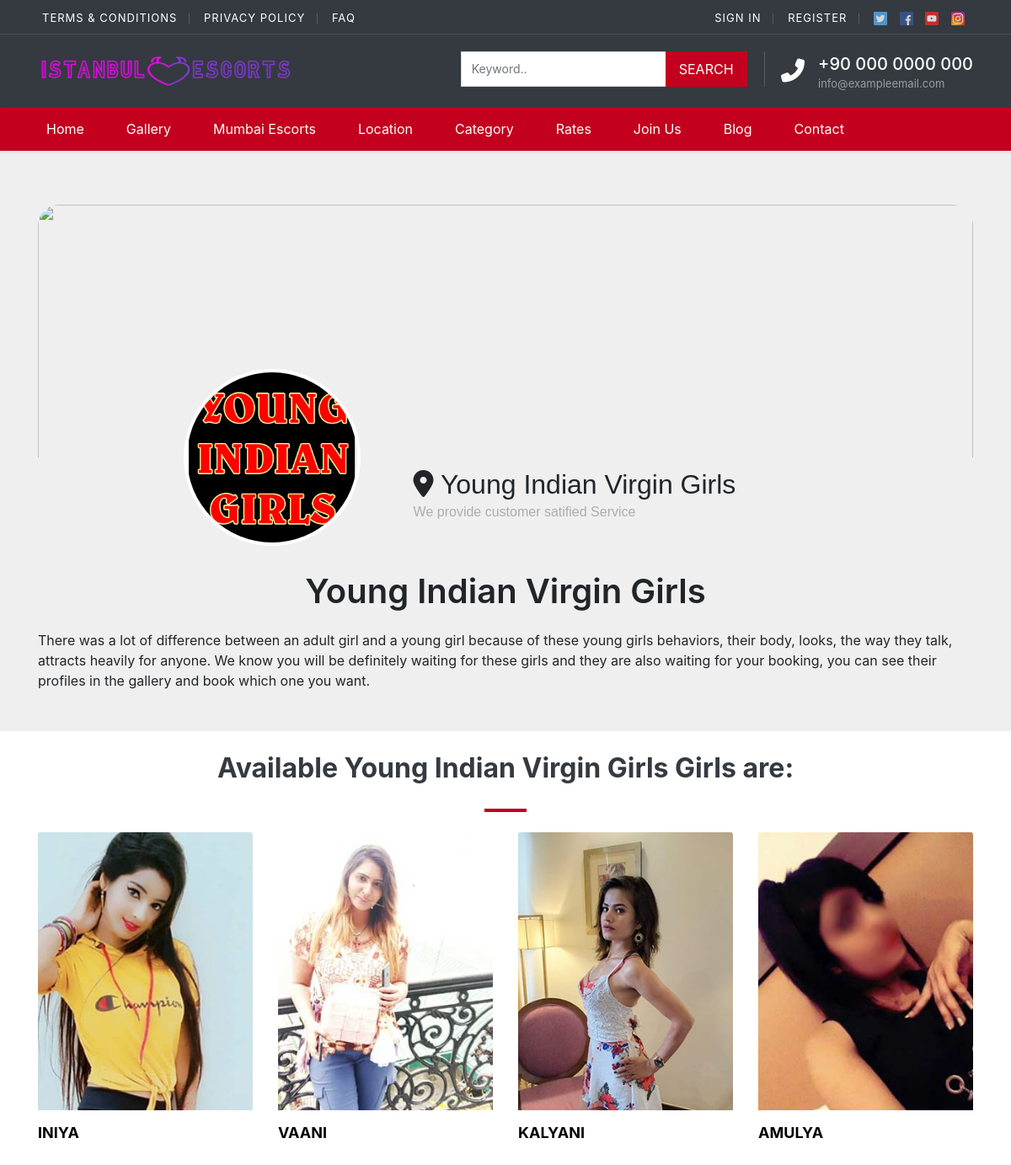
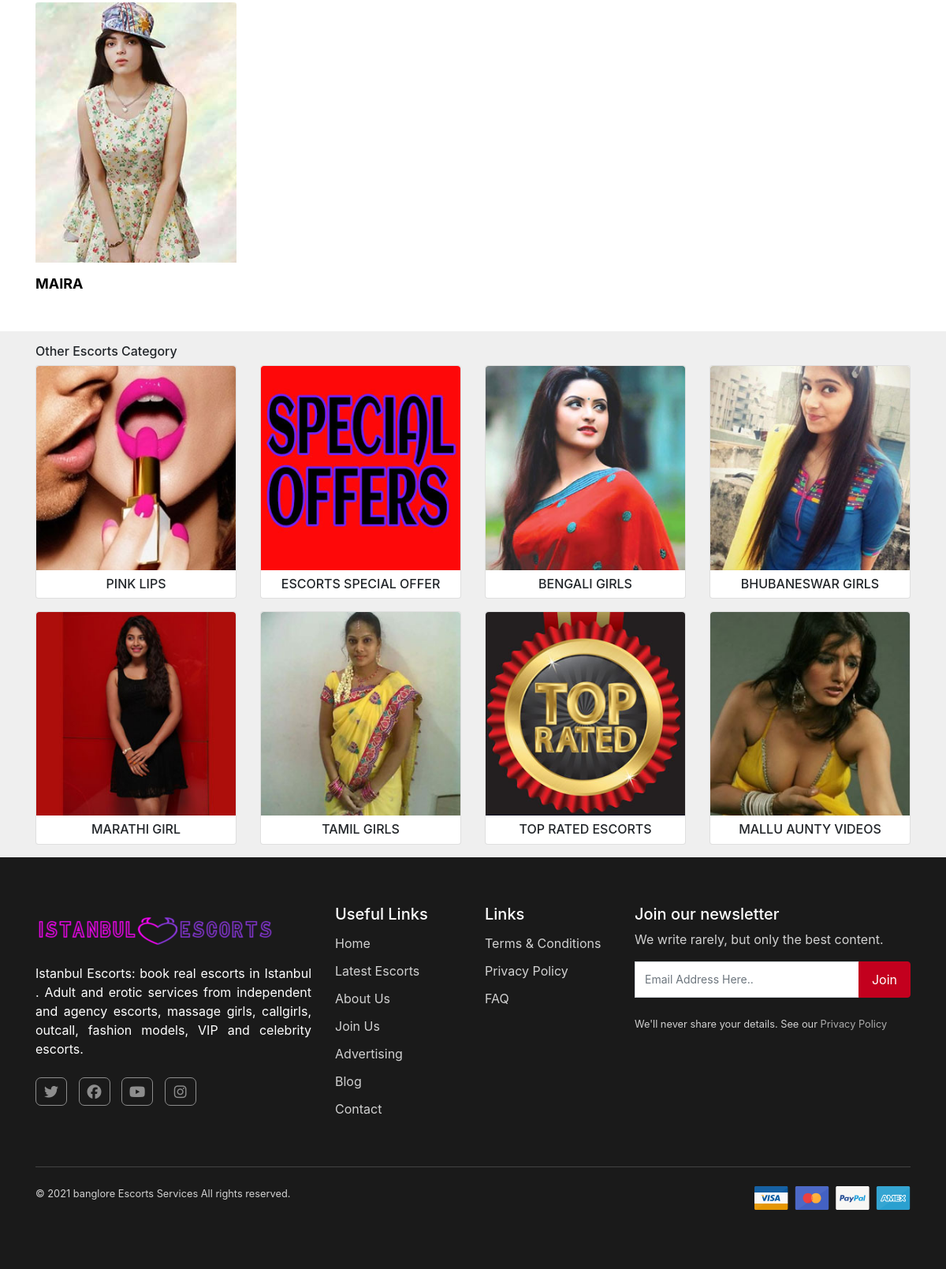
The page /category/Young-Girls/61 on the database its author committed (2 pictures, top to bottom).
### tables this page shows
CREATE TABLE `category` (
  `id` int(11) NOT NULL,
  `cat_title` varchar(200) DEFAULT NULL,
  `sub_cat_title` varchar(200) DEFAULT NULL,
  `cat_des` text DEFAULT NULL,
  `cat_img` varchar(200) DEFAULT NULL,
  `cat_alt_title` varchar(200) DEFAULT NULL,
  `added_date` datetime DEFAULT NULL,
  `updated_date` datetime DEFAULT NULL
);

CREATE TABLE `profile_post` (
  `id` int(11) NOT NULL,
  `title` varchar(200) NOT NULL,
  `imge` blob NOT NULL,
  `book_infmn` varchar(200) DEFAULT NULL,
  `abt_profile` text DEFAULT NULL,
  `description` varchar(200) DEFAULT NULL,
  `alt_title` varchar(200) NOT NULL,
  `ethencity` varchar(100) DEFAULT NULL,
  `sexuality` varchar(100) DEFAULT NULL,
  `gender` varchar(100) DEFAULT NULL,
  `body` varchar(100) DEFAULT NULL,
  `dress_size` int(11) DEFAULT NULL,
  `bust_size` varchar(100) DEFAULT NULL,
  `drinking` varchar(100) DEFAULT NULL,
  `smoking` varchar(100) DEFAULT NULL,
  `whatsapp_num` varchar(100) DEFAULT NULL,
  `url` varchar(100) DEFAULT NULL,
  `age` int(11) NOT NULL,
  `height` varchar(200) NOT NULL,
  `category` varchar(200) NOT NULL,
  `origin` varchar(200) DEFAULT NULL,
  `availability` varchar(200) DEFAULT NULL,
  `language` varchar(200) NOT NULL,
  `service` varchar(100) DEFAULT NULL,
  `avbl_cat` varchar(200) DEFAULT NULL,
  `avbl_loc` varchar(200) DEFAULT NULL,
  `avbl_st` varchar(200) NOT NULL,
  `profile_type` varchar(200) DEFAULT NULL,
  `created_at` datetime DEFAULT current_timestamp(),
  `updated_at` datetime DEFAULT NULL ON UPDATE current_timestamp()
);

### application/controllers/Categorydetails.php (called while the page is built, shortened)
<?php
class Categorydetails extends CI_Controller
{
	public function __construct()
	{
		$this->load->model('Metadetails_model');
		$this->load->model('Category_model');
		$this->load->model('Prof_model');
	}
	public function view()
	{
		$pg_url = $this->uri->segment(1);
		$cat_id = $this->uri->segment(3);
		$data['cate_title'] = $this->uri->segment(2);
		$data['row'] = $this->Metadetails_model->get_meta_list($pg_url,$cat_id);
		$data['result']=$this->Category_model->get_list_data($cat_id);
		$data['get_rand_list'] = $this->Category_model->get_cat_rand_title();
		$data['get_pro_list'] = $this->Prof_model->get_avbl_pro($loc_id='',$cat_id);
        $this->load->view("includes/header",$data);
		$this->load->view('category-details',$data);
		$this->load->view("includes/footer");
	}
}

### index.php (called while the page is built, shortened)
<?php
require_once BASEPATH.'core/CodeIgniter.php';

### application/models/Category_model.php (called while the page is built, shortened)
<?php
class Category_model extends CI_Model
{
	public function get_list_data($tit_id)
	{
        $this->db->where('id', $tit_id);
        $query = $this->db->get('category');
        return $query->result_array();
    }
    public function get_cat_rand_title()
    {
    	$this->db->select('*');
    	$this->db->from('category');
    	$this->db->order_by('rand()');
    	$this->db->limit(8);
    	$query = $this->db->get();
    	return $query->result_array();
    }
}

### application/models/Prof_model.php (called while the page is built, shortened)
<?php
class Prof_model extends CI_Model
{
    public function get_avbl_pro($loc_id='',$cat_id='')
    {
        $this->db->select('*');
        $this->db->from('profile_post');
        if(!empty($cat_id))
        {
            $this->db->where("find_in_set('$cat_id',profile_post.avbl_cat)!=",0);
        }
        $query = $this->db->get();
        return $query->result_array();
    }
}

### application/views/category-details.php (the view, shortened to what this page needs)
<div class="h-100 py-2"></div>
    <div class="container full-height my-5">
      <div class="cover">
         <img src="https://briff.me/wp-content/uploads/2016/04/mean-girls-header.jpg"/>
      </div>
      <?php
   foreach($result as $res_val)
   {
  ?>
      <div class="user-info">
         <div class="profile-pic">
            <img src="<?php echo base_url(); ?>uploads/category/<?php echo $res_val['cat_img']; ?>"/>
         </div>
         <div class="username">
            <div class="name"><span class="verified"></span> <i class="fas fa-map-marker-alt"> </i> <?php echo $res_val['cat_title']; ?></div>
            <div class="about">We provide customer satified Service</div>
         </div>
      </div>
    <?php } ?>
   </div>
   <div class="container my-5">
      <h1 style="text-align: center;"><?php echo $res_val['cat_title']; ?> </h1>
      <p><?php echo $res_val['cat_des']; ?></p>
   </div>
          <section class="block-cat-listings block-listings2 bg-white section-20 ">
   <div class="container">
      <div class="row">
         <div class="col-12 section-bottom-40">
            <div class="text-center">
               <h2 data-elementor-setting-key="title" data-elementor-inline-editing-toolbar="none" class="elementor-inline-editing  font- text-dark font-weight-bold"> Available <?php echo str_replace('-',' ',$res_val['cat_title']); ?> Girls are:</h2>
               <hr style="width:50px; height:3px;" class="bg-primary my-4  mx-auto">
            </div>
         </div>
         <div class="col-12">
            <div class="row">
            <?php
                  foreach($get_pro_list as $get_avbl_loc_list_val)
                  {
                    $pro_imge = explode(',',$get_avbl_loc_list_val['imge']);
            ?>
               <div class="col-6 col-md-4 col-lg-4 col-xl-3">
                  <div class="new-search info  no-resize img-user img-user-big bg-none" data-pid="284">
                     <figure>
                        <a href="#">
                        <img data-src="<?php echo base_url(); ?>uploads/profile/<?php echo $pro_imge[0]; ?>" class="img-fluid lazy loaded" alt="first img" src="<?php echo base_url(); ?>uploads/profile/<?php echo $pro_imge[0]; ?>" data-was-processed="true"> </a>
                     </figure>
                     <div class=" pt-3 position-relative">
                        <h3 class="mt-0 text-uppercase font-weight-bold"><a href="#"><?php echo $get_avbl_loc_list_val['title'];  ?></a></h3>
                     </div>
                  </div>
               </div>
               <?php } ?>
            </div>
         </div>
      </div>
   </div>
</section>
   <div class="container">
    <div class="other-cat">
    <h2 class="h6 pt-3">Other Escorts Category</h2>
        <div class="row">
        <?php
       foreach($get_rand_list as $get_rand_val)
       {
  ?>
            <div class="col-6 col-md-4 col-lg-3  pb-3">
                <div class="card bg-lbrown">
                <a
                        href="<?php echo base_url(); ?>category/<?php echo str_replace(' ','-',$get_rand_val['sub_cat_title']);  ?>/<?php echo $get_rand_val['id']; ?>">
                        <img class="img-fluid rounded-top"
                            src="<?php echo base_url(); ?>uploads/category/<?php echo $get_rand_val['cat_img']; ?>"
                            alt="<?php echo base_url(); ?>uploads/category/<?php echo $get_rand_val['cat_img']; ?>"></a>
                    <div class="card-body p-2 buvaneswar_body">
                        <h2 class="card-title text-uppercase text-center m-0  h6">
                        <?php echo $get_rand_val['sub_cat_title']; ?></h2>
                    </div>
                </div>
            </div>
            <?php } ?>
        </div>
    </div>
</div>

### assets/css/style.css (style rules this page uses)
.bg-primary, .bg-primary:hover, .bg-primary:focus, a.bg-primary:focus, a.bg-primary:hover, button.bg-primary:focus, button.bg-primary:hover, .badge-primary { background: #C3001E !important; }
body { background: #EFEFEF !important; }
section { position: relative }
.section-20 { padding: 20px 0 }
section h2 { line-height: 1.5 }
h2 { font-weight: 600; line-height: 1.5; }
section h3 { font-weight: 700; text-transform: capitalize }
.new-search { display: block; position: relative; margin-bottom: 30px; -webkit-border-radius: 3px; -moz-border-radius: 3px; -ms-border-radius: 3px; border-radius: 3px; border: 1px solid #ededed; background: #fff }
.new-search.bg-none { background: none !important; border: 0px !important; }
.new-search figure { margin: 0; padding: 0px; overflow: hidden; position: relative; -webkit-border-radius: 3px 3px 0 0; -moz-border-radius: 3px 3px 0 0; -ms-border-radius: 3px 3px 0 0; border-radius: 3px 3px 0 0; text-align: center; }
.owl-carousel .new-search.img-user figure, .block-cat-listings .new-search.img-user figure { max-height: 260px !important; }
.owl-carousel .new-search.img-user-big figure, .block-cat-listings .new-search.img-user-big figure { max-height: 330px !important; }
.new-search.img-user figure a img { -webkit-transition: all 2000ms cubic-bezier(.19, 1, .22, 1) 0ms; -webkit-transform: translateZ(0); transform: translateZ(0); transition: all 2000ms cubic-bezier(.19, 1, .22, 1) 0ms; }
.new-search h3 { font-size: 18px; overflow: hidden; max-height: 52px; font-weight: 500; margin-bottom: 5px; }
.new-search h3 a { color: #000; }
.section-20 { padding: 20px 0; }
a { text-decoration: none; -moz-transition: all .3s ease-in-out; -o-transition: all .3s ease-in-out; -webkit-transition: all .3s ease-in-out; -ms-transition: all .3s ease-in-out; transition: all .3s ease-in-out; outline: 0; }
h1, h2, h4 { font-weight: 600; line-height: 1.5; }
.new-search { display:block;position:relative;margin-bottom:30px;-webkit-border-radius:3px;-moz-border-radius:3px;-ms-border-radius:3px;border-radius:3px;border:1px solid #ededed; background:#fff }
.new-search.bg-none { background:none !important; border:0px !important; }
.new-search figure { margin:0; padding:0px; overflow:hidden;position:relative;-webkit-border-radius:3px 3px 0 0;-moz-border-radius:3px 3px 0 0;-ms-border-radius:3px 3px 0 0;border-radius:3px 3px 0 0; text-align: center; }
.new-search.img-user figure a img { -webkit-transition:all 2000ms cubic-bezier(.19,1,.22,1) 0ms;-webkit-transform:translateZ(0);transform:translateZ(0);transition:all 2000ms cubic-bezier(.19,1,.22,1) 0ms; }
.new-search h3 { font-size:18px; overflow:hidden; max-height:52px; font-weight:500; margin-bottom:5px; }
.new-search h3 a { color:#000; }

### application/views/category-details.php (style rules this page uses)
.about { font-family: Helvetica, "Helvetica Neue", "Tahoma"; font-size: 1rem; color: #adadad; line-height: 17px; }
.cover { height: 300px; overflow: hidden; position: relative; width: 100%; }
.cover img { position: absolute; left: 50%; transform: translateX(-50%); height:40vh; width: 100%; object-fit: cover; border-top-left-radius: 25px; border-top-right-radius: 25px; }
.name { font-family: Helvetica, "Helvetica Neue", "Tahoma"; font-size: 2rem; }
.profile-pic { position: absolute; left: 25%; transform: translateX(-50%); border-radius: 50%; border: 4px solid white; height: 280px; width: 280px; overflow: hidden; transform: translateX(-50%) translateY(-50%); top: 0; }
.profile-pic img { box-sizing: border-box; height: 100%; left: 50%; max-height: 100%; position: absolute; transform: translateX(-50%); transition: all 0.15s ease-out; width: auto; }
.user-info { *zoom: 1; padding: 8px; position: relative; }
.user-info:before, .user-info:after { content: ""; display: table; }
.user-info:after { clear: both; }
@media only screen and (min-width: 600px) { .profile-pic { position: absolute; left: 25%; transform: translateX(-50%); border-radius: 50%; border: 4px solid white; height: 210px; width: 210px; overflow: hidden; transform: translateX(-50%) translateY(-50%); top: 0; } }
@media only screen and (min-width: 600px) { .username { margin-top:auto; margin-left: 40%; } }

### rows shown on the page
category: cat_img (picture), cat_title "Young Indian Virgin Girls", cat_des "There was a lot of difference between an adult girl and a young girl because of these young girls behaviors, their body, looks, the way they talk, attracts heavily for anyone. We know you will be definitely waiting for these girls and they are also waiting for your booking, you can see their profiles in the gallery and book which one you want."
profile_post: shows a picture, title "INIYA"
profile_post: shows a picture, title "VAANI"
profile_post: shows a picture, title "KALYANI"
profile_post: shows a picture, title "AMULYA"
profile_post: shows a picture, title "MAIRA"
category: cat_img (picture), sub_cat_title "PINK LIPS"
category: cat_img (picture), sub_cat_title "ESCORTS SPECIAL OFFER"
category: cat_img (picture), sub_cat_title "BENGALI GIRLS"
category: cat_img (picture), sub_cat_title "BHUBANESWAR GIRLS"
category: cat_img (picture), sub_cat_title "MARATHI GIRL"
category: cat_img (picture), sub_cat_title "TAMIL GIRLS"
category: cat_img (picture), sub_cat_title "TOP RATED ESCORTS"
category: cat_img (picture), sub_cat_title "MALLU AUNTY VIDEOS"
